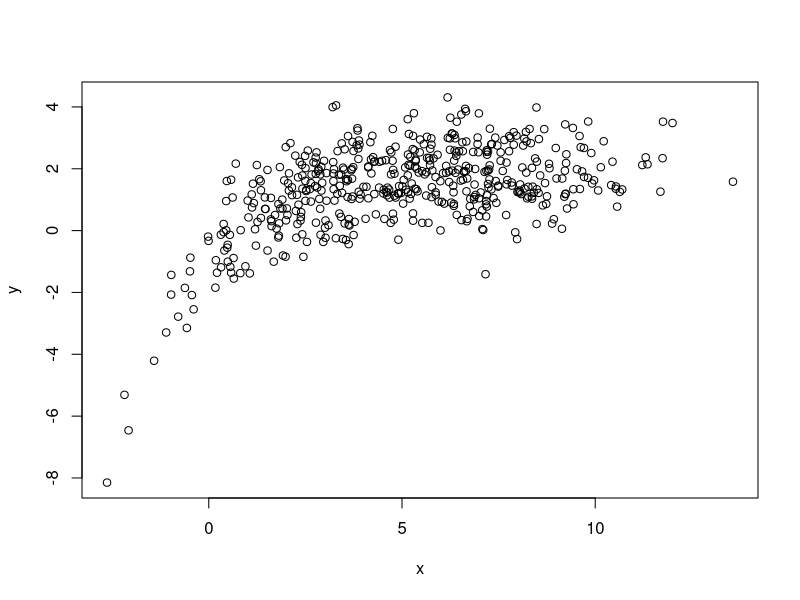
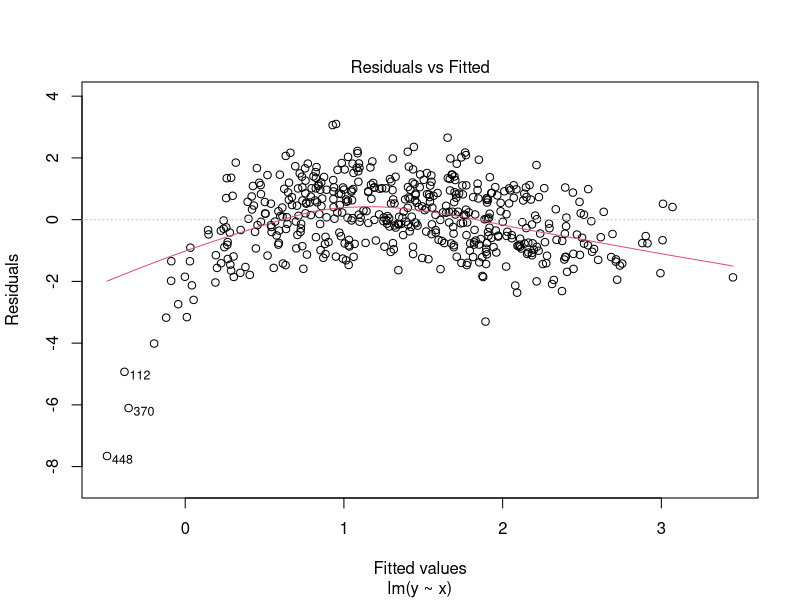
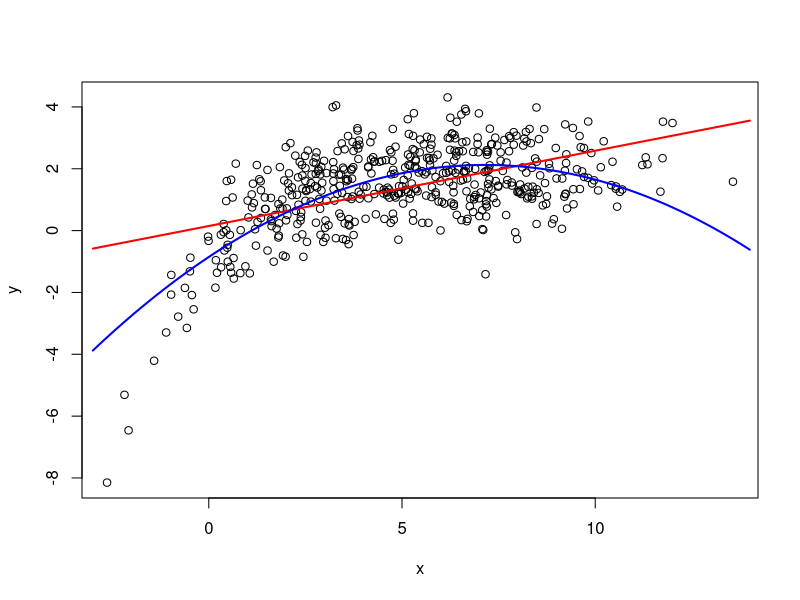
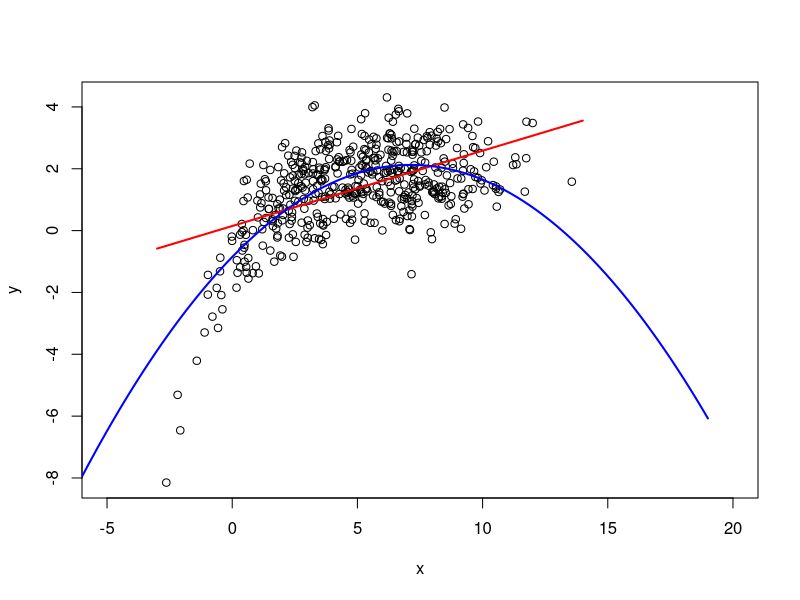
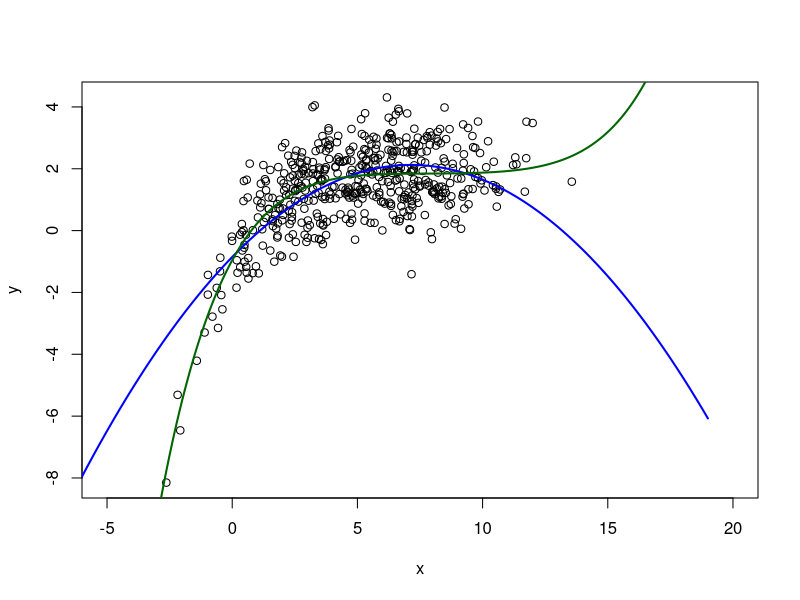
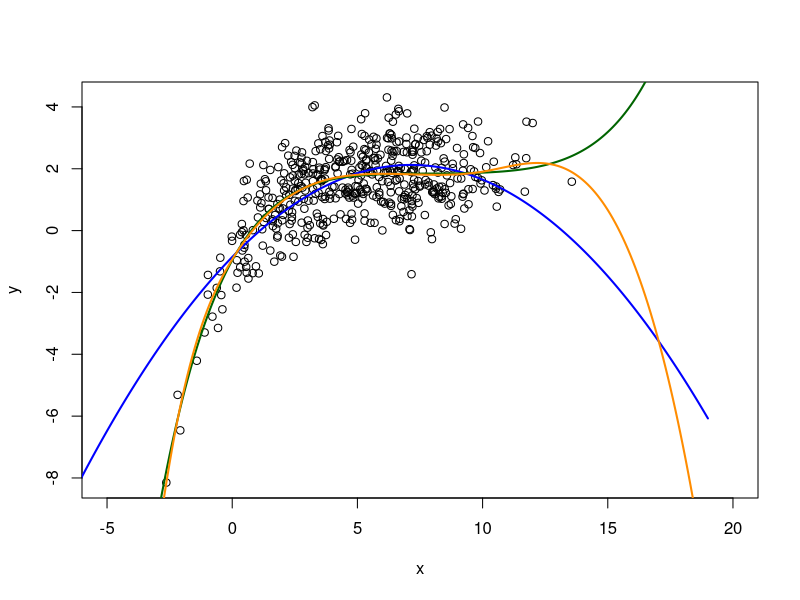
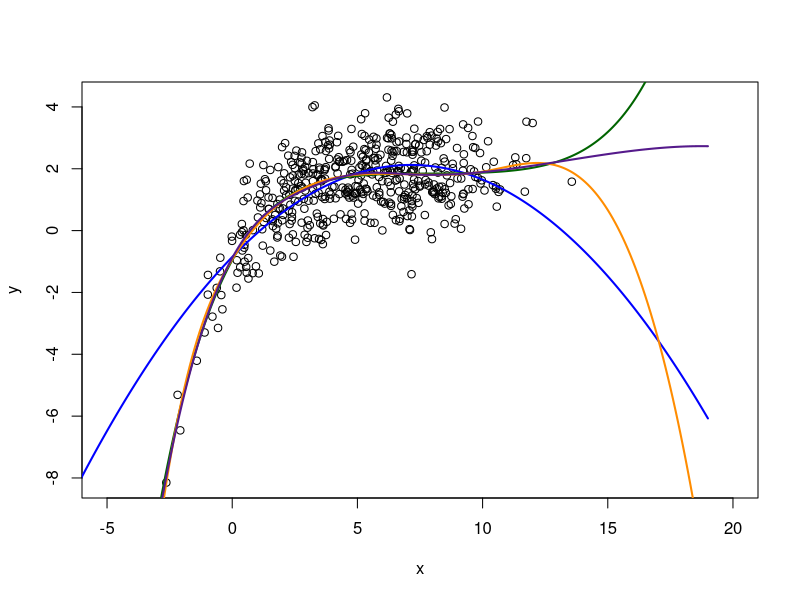
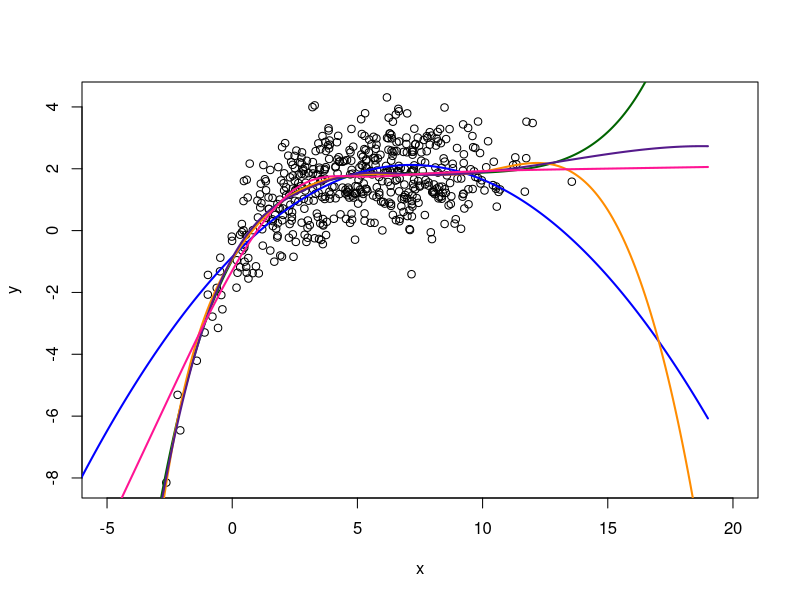

Here is the R script that generated these plots, in order:
## ---- chunk 1
#| label: simulate data

set.seed(105)
x <- rnorm(500, mean = 5, sd = 3) # simulate from normal
epsilon <- rnorm(500, mean = 0, sd = 1)

beta0 <- 2
beta1 <- -3

y <- beta0 + beta1 * exp(-0.5*x) + epsilon

simdata <- data.frame(
  y, x
)

plot(y ~ x, data = simdata)
## ---- chunk 2
#| label: linear model

lm_linear <- lm(y ~ x, data = simdata)
plot(lm_linear, which = 1)

## ---- chunk 3
#| label: polynomial regression with quadratic term a

lm_quadratic_a <- lm(
  y ~ x + I(x^2),      # I func tells to R to square each element of x
  data = simdata
)

summary(lm_quadratic_a)

## ---- chunk 4
#| label: polynomial regression with quadratic term b

lm_quadratic_b <- lm(
  y ~ poly(x, 2),      # Poly tells R to
  data = simdata
)

summary(lm_quadratic_b)

## ---- chunk 5
#| label: polynomial regression with quadratic term c

lm_quadratic_c <- lm(
  y ~ poly(x, 2, raw = TRUE),      # raw recovers original coefficients, we want it RAW ... pause
  data = simdata
)

summary(lm_quadratic_c)

## ---- chunk 6
#| label: check correlations

cor(x, x^2)
cor(poly(x,2))

## ---- chunk 7
#| label: plot quadratic regression line

# floor rounds to integer below, ceiling rounds to integer above
xlims <- seq(floor(min(x)), ceiling(max(x)), by = .1)
new_x <- data.frame(
  x = xlims
)

lm_linear_predictions <- predict(
  lm_linear,
  newdata = new_x
)

lm_quadratic_predictions <- predict(
  lm_quadratic_b,
  newdata = new_x
)

plot(y ~ x, data = simdata)   # original data to fir a model to
lines(xlims, lm_linear_predictions, col = "red", lwd = 2)
lines(xlims, lm_quadratic_predictions, col = "blue", lwd = 2)

## ---- chunk 8
#| label: absurd quadratic regression

xlims2 <- seq(floor(min(x)) - 5, ceiling(max(x)) + 5, by = .1)
new_x2 <- data.frame(x = xlims2)

lm_quadratic_predictions2 <- predict(
  lm_quadratic_b,
  newdata = new_x2
)

plot(y ~ x, data = simdata, xlim = c(-5, 20))   # original data to fir a model to
lines(xlims, lm_linear_predictions, col = "red", lwd = 2)
lines(xlims2, lm_quadratic_predictions2, col = "blue", lwd = 2)

## ---- chunk 9
#| label: degree 5 polynomial

lm_quintic <- lm(
  y ~ poly(x, 5),
  data = simdata
)

lm_quintic_predictions <- predict(
  lm_quintic,
  newdata = new_x2
)


plot(y ~ x, data = simdata, xlim = c(-5, 20))   # original data to fir a model to
lines(xlims2, lm_quadratic_predictions2, col = "blue", lwd = 2)
lines(xlims2, lm_quintic_predictions, col = "darkgreen", lwd = 2)

## ---- chunk 10
#| label: cubic splines with bs
library(splines)

spline_basis <- with(simdata, 
                     bs(x, knots = c(0, 5, 10), intercept = TRUE))

# DO NOT COPY AND RUN
# print(spline_basis)
# COPY AND RUN THIS INSTEAD
str(spline_basis)

# "Boundary.knots" = min(x) & max(x) unless otherwise specified
# FALSE = include on intercept in the B-Spline Basis
# first line tell us 7 degrees of freedom ([1:500, 1:7])
## ---- chunk 11
#| label: lm with splines

lm_splines <- lm(
  y ~ bs(x, knots = c(0, 5, 10)),
  data = simdata
)

summary(lm_splines)

## ---- chunk 12
#| label: plot splines vs polynomial

lm_splines_predictions <- predict(
  lm_splines,
  newdata = new_x2
)

plot(y ~ x, data = simdata, xlim = c(-5, 20))   # original data to fir a model to
lines(xlims2, lm_quadratic_predictions2, col = "blue", lwd = 2)
lines(xlims2, lm_quintic_predictions, col = "darkgreen", lwd = 2)
lines(xlims2, lm_splines_predictions, col = "darkorange", lwd = 2)

## ---- chunk 13
#| label: splines with a single number for knots

bad_spline_basis <- with(simdata,
                         bs(x, knots = 3)
)

str(bad_spline_basis)

## ---- chunk 14
#| label: correctly specified splines

good_splice_basis <- with(simdata,
                          bs(x, df = 6)) # for 3 knots with intercept = FALSE

str(good_splice_basis)

# knots were chosen at concentrations of data, Q1, median, & Q3

## ---- chunk 15
#| label: check knots for 2a

good_splice_basis2 <- with(simdata,
                          bs(x, df = 7, intercept = TRUE))
# Need extra df because intercept = TRUE

str(good_splice_basis2)

## ---- chunk 16
#| label: check knots for 2b

## ---- chunk 17
#| label: knots with quantiles

K <- 5 # K = number of knotts berry farm

quantile_splice_basis <- with(simdata,
                          bs(x, knots = quantile(x,
                          seq(
                            1/(K+1),
                            K/(K+1),
                            by = 1/(K+1)
                            ))))

#str(quantile_splice_basis)

five_knot_basis <- with(simdata, bs(x, df = 8))
str(five_knot_basis)

## ---- chunk 18
#| label: fit model with spline_basis2a

lm_3knots <- lm(y ~ bs(x, df = 6),
                data = simdata)

lm_3knots_predictions <- predict(lm_3knots, 
                                newdata = new_x2)

plot(y ~ x, data = simdata, xlim = c(-5, 20))   # original data to fit a model to
lines(xlims2, lm_quadratic_predictions2, col = "blue", lwd = 2)
lines(xlims2, lm_quintic_predictions, col = "darkgreen", lwd = 2)
lines(xlims2, lm_splines_predictions, col = "darkorange", lwd = 2)
lines(xlims2, lm_3knots_predictions, col = "purple4", lwd = 2)

## ---- chunk 19
#| label: natural spline basis

natural_spline_basis <- with(simdata,
                             ns(x, df = 4))
# We have 2 boundary knots but gain back 4 df, so with 6 df for bs() we have 4df for ns()

str(natural_spline_basis)

## ---- chunk 20
#| label: predict with ns

lm_natural_splines <- lm(
  y ~ ns(x,4),
  data = simdata
)

lm_ns_predictions <- predict(
  lm_natural_splines,
  newdata = new_x2
)

plot(y ~ x, data = simdata, xlim = c(-5, 20))   # original data to fit a model to
lines(xlims2, lm_quadratic_predictions2, col = "blue", lwd = 2)
lines(xlims2, lm_quintic_predictions, col = "darkgreen", lwd = 2)
lines(xlims2, lm_splines_predictions, col = "darkorange", lwd = 2)
lines(xlims2, lm_3knots_predictions, col = "purple4", lwd = 2)
lines(xlims2, lm_ns_predictions, col = "deeppink", lwd = 2)

## ---- chunk 21
#| label: ns with pre-specified knots

natural_splines_basis2 <- with(simdata,
                               ns(x, knots = c(0, 5, 10)))
str(natural_splines_basis2)
